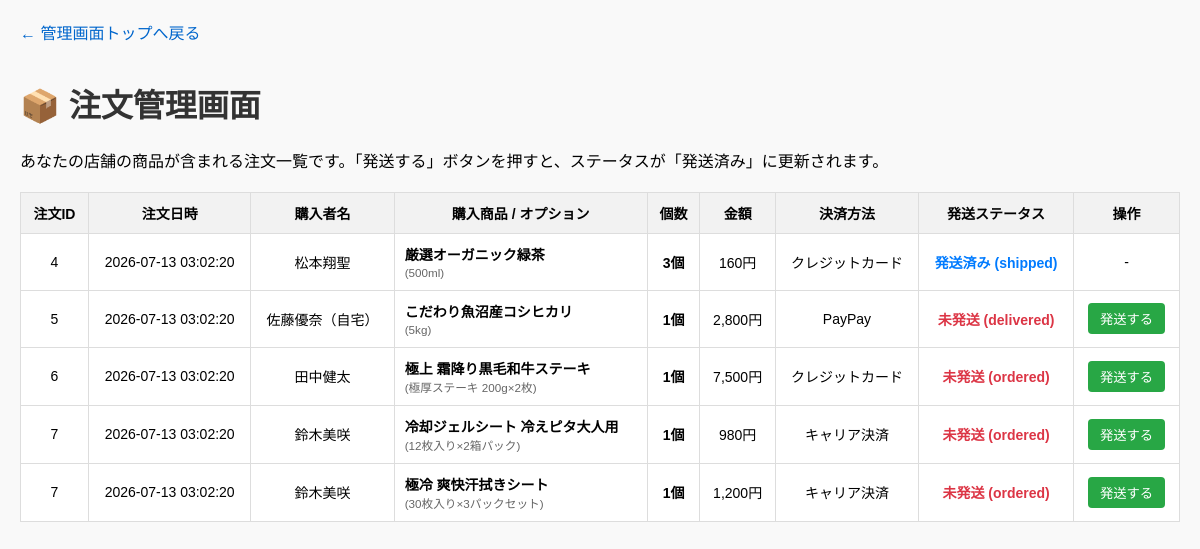
/admin_orders.php (signed in), run on the app's committed database.
### tables this page shows
create table order_details(
    order_detail_id integer auto_increment primary key, 
    order_id integer,
    option_id integer,
    product_name varchar(255) not null,
    option_name varchar(255) not null,
    quantity integer not null,
    price integer not null,
    foreign key (order_id) references order_history(order_id) on delete cascade,
    foreign key (option_id) references product_attributes_options(option_id) on delete cascade
);

create table order_history(
    order_id integer auto_increment primary key,
    user_id integer,
    shipping_name varchar(100) not null,
    zipcode varchar(10) not null,
    address varchar(255) not null,
    order_date timestamp default current_timestamp,
    coupon_id integer,
    coupon_discount_amount integer default 0,
    total_price integer not null,
    pay varchar(50),
    shipping_status varchar(20) not null default 'ordered',
    foreign key (user_id) references user_account(user_id) on delete cascade
);

### AdminOrdersSQL.php (called while the page is built, shortened)
<?php
class AdminOrdersSQL
{
    public function selectOrdersByProducer($pdo, $producer_id)
    {
        $sql = 'SELECT h.*, d.product_name, d.option_name, d.quantity, d.price
                FROM order_history h
                JOIN order_details d ON h.order_id = d.order_id
                JOIN product p ON d.product_name = p.product_name
                WHERE p.producer_id = ?
                ORDER BY h.order_date DESC;';
        $stmt = $pdo->prepare($sql);
        $stmt->bindValue(1, $producer_id);
        $stmt->execute();
        $List = array();
        foreach ($stmt as $row) {
            $List[] = $row;
        }
        return $List;
    }
}
?>

### admin_orders.php (the view, shortened to what this page needs)
<?php
require_once('adminOrdersSQL.php');
$producer_id = $_SESSION['user']['producer_id'];
$utilConnDB = new UtilConnDB();
$pdo = $utilConnDB->connect();
$ordersSQL = new AdminOrdersSQL();
$orderList = $ordersSQL->selectOrdersByProducer($pdo, $producer_id);
?>
<!DOCTYPE html>
<html lang="ja">
<head>
</head>
<body>
    <a href="admin_top.php" class="back-link">← 管理画面トップへ戻る</a>
    <h1>📦 注文管理画面</h1>
    <p>あなたの店舗の商品が含まれる注文一覧です。「発送する」ボタンを押すと、ステータスが「発送済み」に更新されます。</p>
    <?php if (empty($orderList)): ?>
        <p>現在、注文はありません。</p>
    <?php else: ?>
        <table>
            <tr>
                <th>注文ID</th>
                <th>注文日時</th>
                <th>購入者名</th>
                <th>購入商品 / オプション</th>
                <th>個数</th>
                <th>金額</th>
                <th>決済方法</th>
                <th>発送ステータス</th>
                <th>操作</th>
            </tr>
            <?php foreach ($orderList as $order): ?>
            <tr>
                <td><?php echo htmlspecialchars($order['order_id'], ENT_QUOTES, 'UTF-8'); ?></td>
                <td><?php echo htmlspecialchars($order['order_date'], ENT_QUOTES, 'UTF-8'); ?></td>
                <td><?php echo htmlspecialchars($order['shipping_name'], ENT_QUOTES, 'UTF-8'); ?></td>
                <td class="product-info">
                    <strong><?php echo htmlspecialchars($order['product_name'], ENT_QUOTES, 'UTF-8'); ?></strong>
                    <?php if (!empty($order['option_name'])): ?>
                        <br><small style="color: #666;">(<?php echo htmlspecialchars($order['option_name'], ENT_QUOTES, 'UTF-8'); ?>)</small>
                    <?php endif; ?>
                </td>
                <td><strong><?php echo htmlspecialchars($order['quantity'], ENT_QUOTES, 'UTF-8'); ?>個</strong></td>
                <td><?php echo number_format($order['price']); ?>円</td>
                <td><?php echo htmlspecialchars($order['pay'], ENT_QUOTES, 'UTF-8'); ?></td>
                <td>
                    <?php if ($order['shipping_status'] === 'shipped' || $order['shipping_status'] === 'delicvered'): ?>
                        <span class="status-shipped">発送済み (<?php echo htmlspecialchars($order['shipping_status'], ENT_QUOTES, 'UTF-8'); ?>)</span>
                    <?php else: ?>
                        <span style="color: #dc3545; font-weight: bold;">未発送 (<?php echo htmlspecialchars($order['shipping_status'], ENT_QUOTES, 'UTF-8'); ?>)</span>
                    <?php endif; ?>
                </td>
                <td>
                    <?php if ($order['shipping_status'] !== 'shipped' && $order['shipping_status'] !== 'delicvered'): ?>
                        <form method="POST" style="margin: 0;">
                            <button type="submit" class="btn-ship">発送する</button>
                        </form>
                    <?php else: ?>
                        -
                    <?php endif; ?>
                </td>
            </tr>
            <?php endforeach; ?>
        </table>
    <?php endif; ?>
</body>
</html>

### admin_orders.php (style rules this page uses)
body { font-family: sans-serif; margin: 20px; background-color: #f9f9f9; }
h1 { color: #333; }
table { width: 100%; border-collapse: collapse; background: #fff; margin-top: 20px; }
th, td { border: 1px solid #ddd; padding: 10px; text-align: center; font-size: 14px; }
th { background-color: #f2f2f2; }
.btn-ship { background-color: #28a745; color: white; border: none; padding: 6px 12px; cursor: pointer; border-radius: 4px; }
.status-shipped { color: #007bff; font-weight: bold; }
.back-link { display: inline-block; margin-bottom: 15px; text-decoration: none; color: #0066cc; }
.product-info { text-align: left; }

### data on the page
order_details: order.order_id "4", order.order_date "2026-07-13 03:02:20", order.shipping_name "松本翔聖", product_name "厳選オーガニック緑茶", option_name "500ml", quantity "3", price "160", order.pay "クレジットカード", order.shipping_status "shipped"
order_details: order.order_id "5", order.order_date "2026-07-13 03:02:20", order.shipping_name "佐藤優奈（自宅）", product_name "こだわり魚沼産コシヒカリ", option_name "5kg", quantity "1", price "2,800", order.pay "PayPay", order.shipping_status "delivered"
order_details: order.order_id "6", order.order_date "2026-07-13 03:02:20", order.shipping_name "田中健太", product_name "極上 霜降り黒毛和牛ステーキ", option_name "極厚ステーキ 200g×2枚", quantity "1", price "7,500", order.pay "クレジットカード", order.shipping_status "ordered"
order_details: order.order_id "7", order.order_date "2026-07-13 03:02:20", order.shipping_name "鈴木美咲", product_name "冷却ジェルシート 冷えピタ大人用", option_name "12枚入り×2箱パック", quantity "1", price "980", order.pay "キャリア決済", order.shipping_status "ordered"
order_details: order.order_id "7", order.order_date "2026-07-13 03:02:20", order.shipping_name "鈴木美咲", product_name "極冷 爽快汗拭きシート", option_name "30枚入り×3パックセット", quantity "1", price "1,200", order.pay "キャリア決済", order.shipping_status "ordered"
